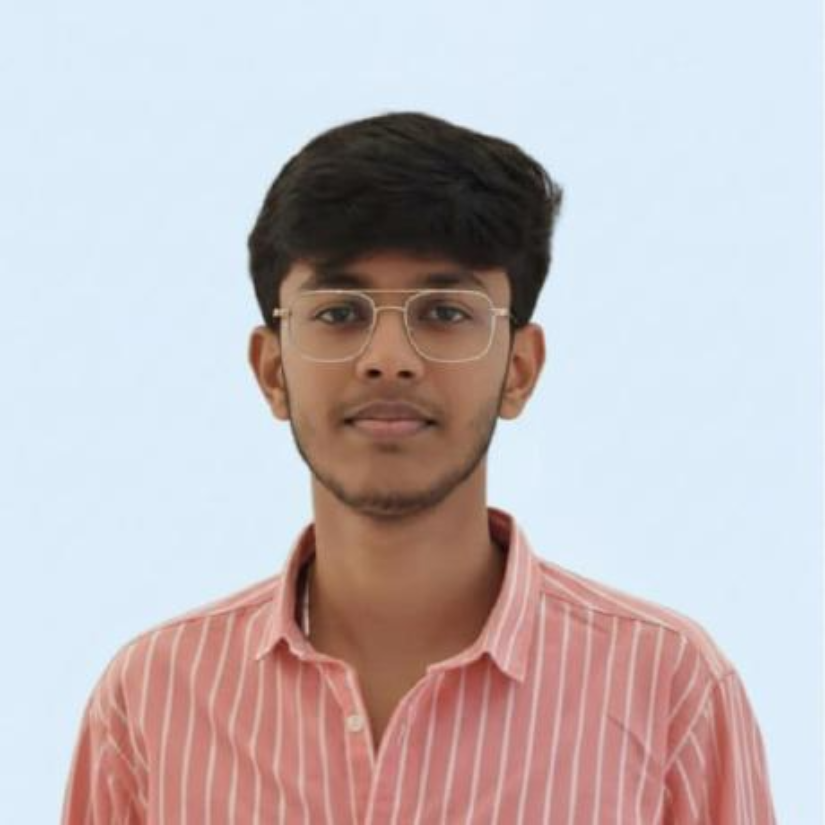
#> input picture source-photo.png, 825 x 825 px
$ python prep_photo.py
#> lines starting #> are read from the running program, lines starting #| are printed output that depends on the picture; after the words box and inside, x2 and y2 are one past the last pixel; in counts of white or black regions, pixels touching at a corner belong together
"""
Prepare the profile photo for a clean ink-on-paper ASCII portrait:
  1. cut the subject out of the plain backdrop (OpenCV GrabCut, no model download)
  2. bilateral-smooth skin and shirt texture while keeping edges sharp
  3. stretch tones so skin lands light and hair / beard stay dark
  4. darken the outlines (difference-of-gaussians ridges + Canny edges): eyes,
     glasses frame, brows, jaw and collar are thin strokes that plain luminance
     averaging washes out at ASCII resolution
  5. composite onto white and crop square around the head

Output: source-prepped.png (grayscale), consumed by make_ascii_svg.py.
Needs opencv-python, numpy and Pillow (run locally only when the photo changes).

    python scripts/prep_photo.py [input.png] [output.png]
"""
import os
import sys

import cv2
import numpy as np
from PIL import Image

HERE = os.path.dirname(os.path.abspath(__file__))
INP = sys.argv[1] if len(sys.argv) > 1 else os.path.join(HERE, "..", "source-photo.png")
OUT = sys.argv[2] if len(sys.argv) > 2 else os.path.join(HERE, "..", "source-prepped.png")

LINE_WEIGHT = 0.7   # how hard soft ridges are pushed toward black
EDGE_WEIGHT = 0.6   # how hard crisp edges (glasses, eyes, collar) are pushed

rgb = np.array(Image.open(INP).convert("RGB"))
H, W = rgb.shape[:2]
#> H = 825; W = 825
bgr = cv2.cvtColor(rgb, cv2.COLOR_RGB2BGR)

# 1. GrabCut seeded with a box around the person (photo is a centred head-and-shoulders shot)
mask = np.zeros((H, W), np.uint8)
rect = (int(W * 0.08), int(H * 0.08), int(W * 0.84), int(H * 0.92))
#> rect = (66, 66, 693, 759)
bgd, fgd = np.zeros((1, 65), np.float64), np.zeros((1, 65), np.float64)
cv2.grabCut(bgr, mask, rect, bgd, fgd, 6, cv2.GC_INIT_WITH_RECT)
alpha = np.where((mask == cv2.GC_FGD) | (mask == cv2.GC_PR_FGD), 255, 0).astype(np.uint8)
alpha = cv2.morphologyEx(alpha, cv2.MORPH_OPEN, np.ones((5, 5), np.uint8))
# keep the largest blob only
n, lab, stats, _ = cv2.connectedComponentsWithStats(alpha)
#> n = 2
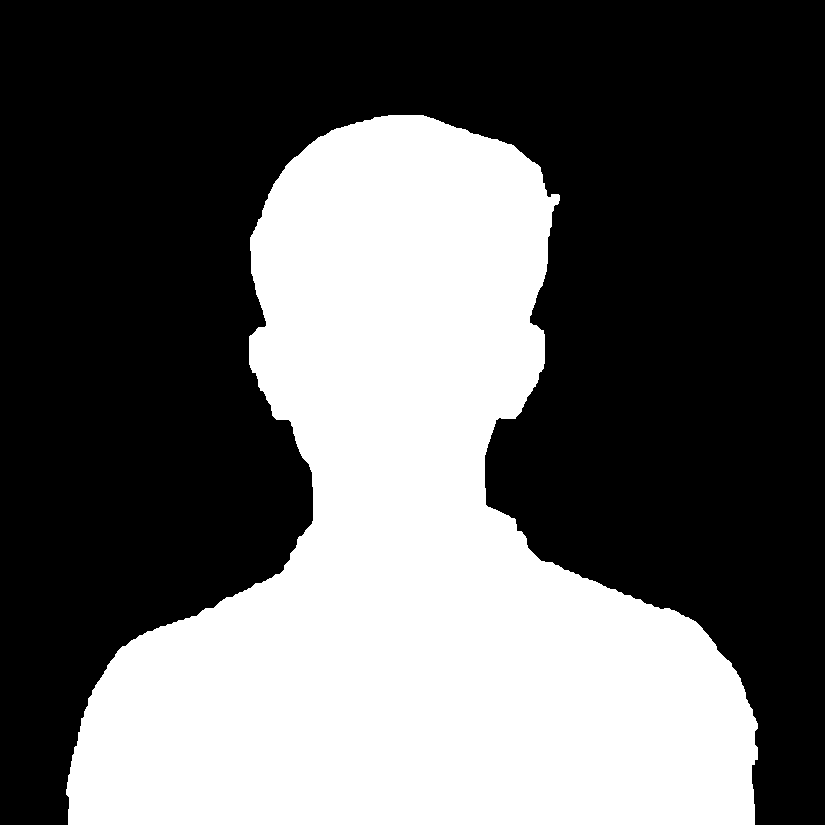
#> alpha: shape (825, 825); 38.8% white; 1 white region, box (x1, y1, x2, y2) and area: (66, 115, 758, 825) 263838
if n > 1:
    big = 1 + np.argmax(stats[1:, cv2.CC_STAT_AREA])
#> big = 1
    alpha = np.where(lab == big, 255, 0).astype(np.uint8)

gray = cv2.cvtColor(rgb, cv2.COLOR_RGB2GRAY)
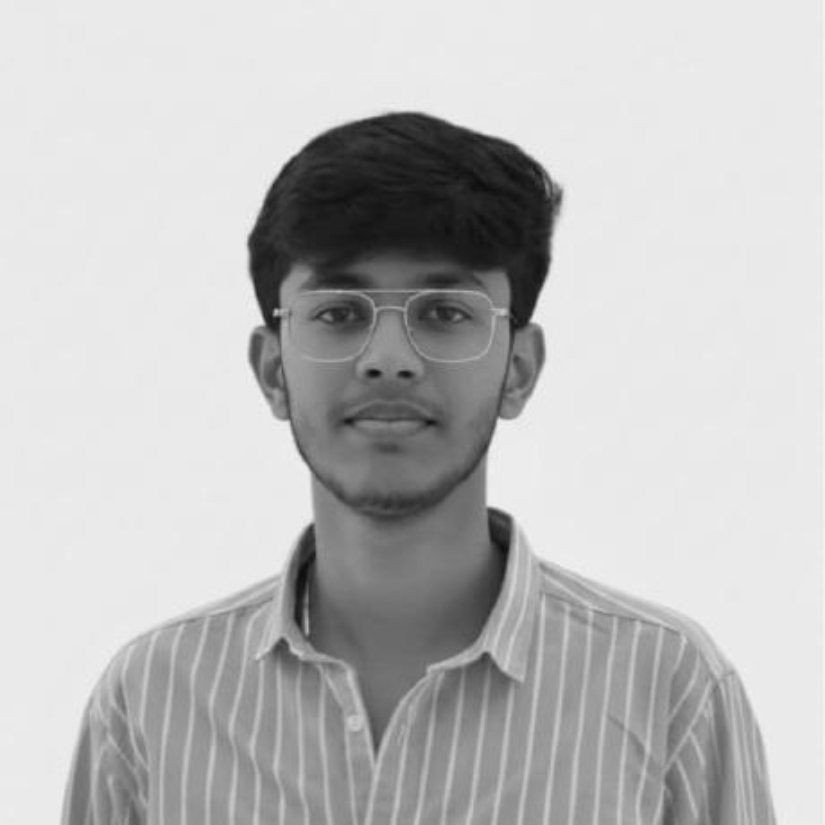
#> gray: shape (825, 825); min 12, max 243, mean 189.6
# local contrast so hair keeps its strands instead of collapsing to one dark block
gray = cv2.createCLAHE(clipLimit=3.0, tileGridSize=(8, 8)).apply(gray)

# 2. smooth texture, keep edges
smooth = gray
for _ in range(3):
    smooth = cv2.bilateralFilter(smooth, 9, 40, 9)
#> this loop made 3 passes
#> pass 3, `smooth = cv2.bilateralFilter(smooth, 9, 40, 9)`:
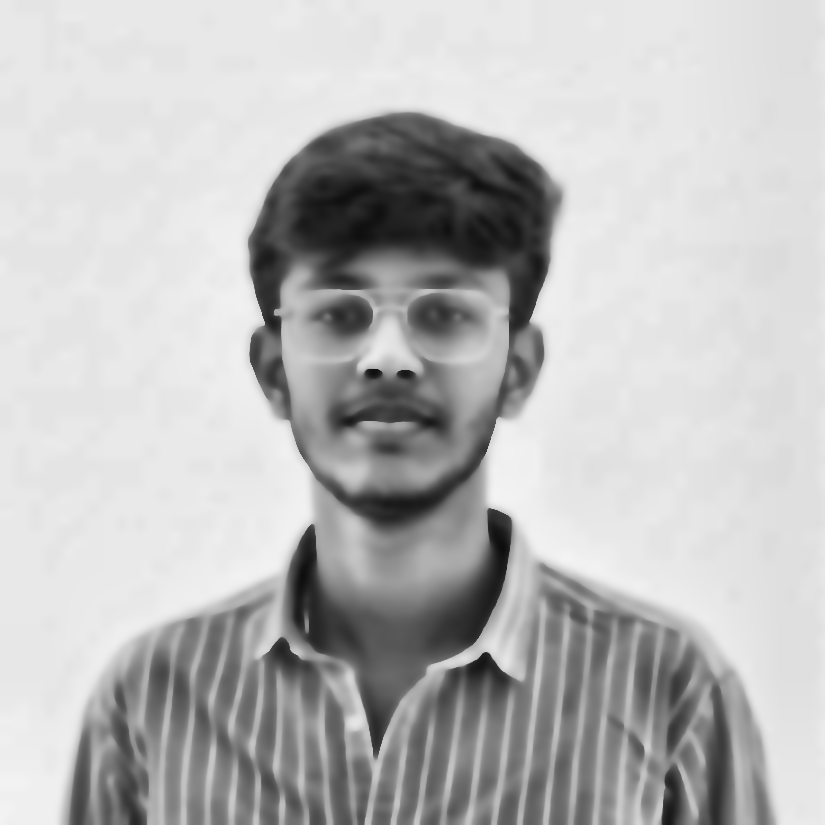
#> smooth: shape (825, 825); min 12, max 243, mean 186.6

# 3. tone stretch over the subject only
lo, hi = np.percentile(smooth[alpha > 128], [6, 70])
#> lo = 38; hi = 150
tone = np.clip((smooth.astype(np.float32) - lo) / (hi - lo), 0, 1)
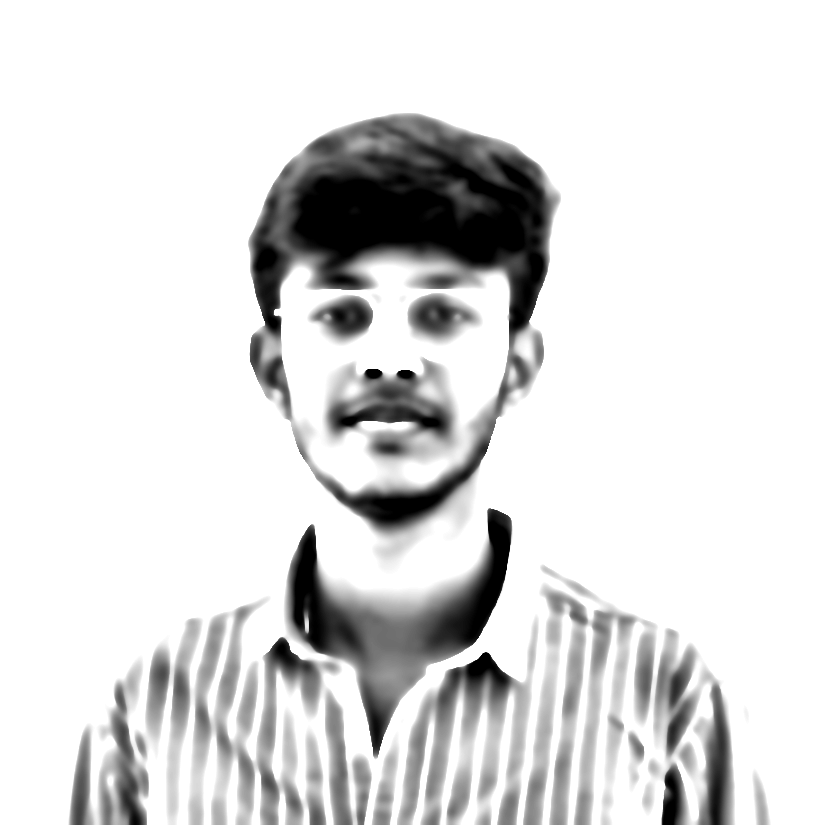
#> tone: shape (825, 825) float32; min 0, max 1, mean 0.867

# 4. outlines
fine = cv2.GaussianBlur(smooth, (0, 0), 1.6).astype(np.float32)
coarse = cv2.GaussianBlur(smooth, (0, 0), 6).astype(np.float32)
ridges = np.clip((coarse - fine) / 30.0, 0, 1)
edges = cv2.Canny(cv2.GaussianBlur(smooth, (0, 0), 1.2), 30, 80)
#> edges: shape (825, 825); 2.2% white in thin lines or dots, all inside (x1, y1, x2, y2) = (69, 112, 776, 825)
edges = cv2.GaussianBlur(cv2.dilate(edges, np.ones((2, 2), np.uint8)).astype(np.float32) / 255.0, (0, 0), 1.2)
out = np.clip(tone - LINE_WEIGHT * ridges - EDGE_WEIGHT * edges, 0, 1)
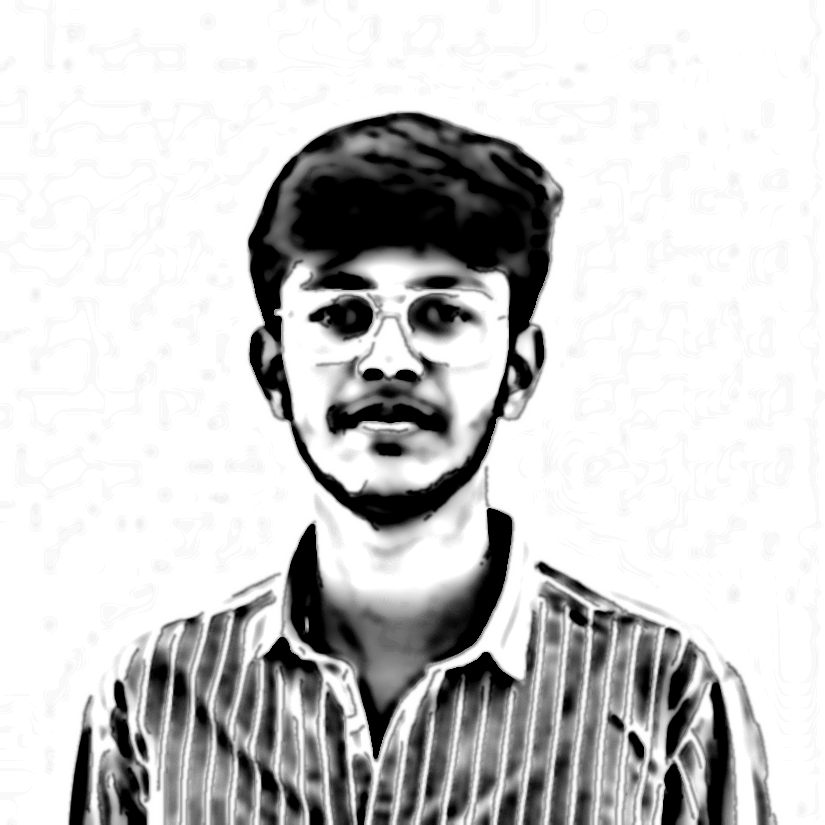
#> out: shape (825, 825) float32; min 0, max 1, mean 0.8

# silhouette outline so the head and shoulders read as a shape
sil = cv2.morphologyEx(alpha, cv2.MORPH_GRADIENT, np.ones((5, 5), np.uint8)).astype(np.float32) / 255.0
out = np.clip(out - 0.8 * cv2.GaussianBlur(sil, (0, 0), 1.0), 0, 1) * 255
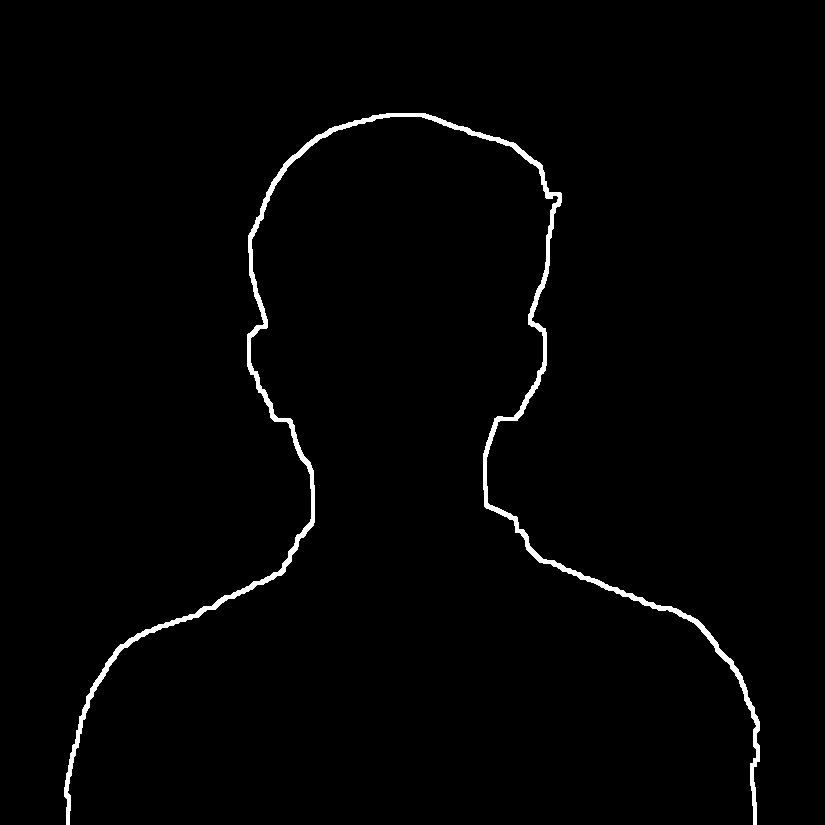
#> sil: shape (825, 825) float32; values 0 (black) and 1 (white), 1.5% white; 1 white region, box (x1, y1, x2, y2) and area: (64, 113, 760, 825) 9921

# 5. paste onto white, square crop around the head (top of hair to just under the collar)
m = cv2.GaussianBlur(alpha.astype(np.float32) / 255.0, (0, 0), 1.0)
out = out * m + 255.0 * (1.0 - m)

ys, xs = np.where(alpha > 20)
top = ys.min()
#> top = 115
side = int(H * 0.60)
#> side = 495
cx = int(np.median(xs[ys < top + side * 0.6]))
#> cx = 401
y0, x0 = max(top - int(side * 0.05), 0), cx - side // 2
#> y0 = 91; x0 = 154
canvas = np.full((side, side), 255, np.uint8)
sx0, sy0 = max(x0, 0), y0
#> sx0 = 154; sy0 = 91
sx1, sy1 = min(x0 + side, W), min(y0 + side, H)
canvas[sy0 - y0:sy1 - y0, sx0 - x0:sx1 - x0] = out[sy0:sy1, sx0:sx1].astype(np.uint8)
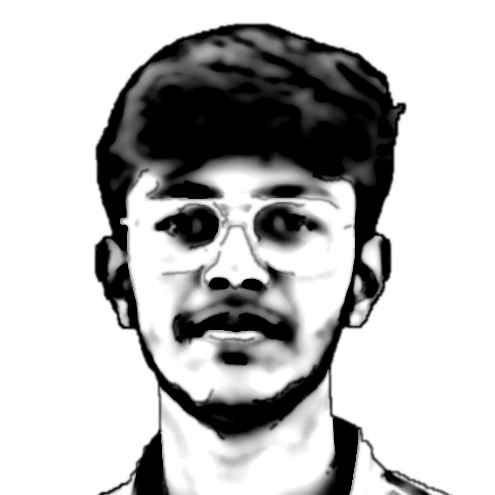
#> canvas: shape (495, 495); min 0, max 255, mean 188.4

Image.fromarray(canvas, mode="L").save(OUT)
print("wrote", OUT, canvas.shape)
#| wrote scripts/../source-prepped.png (495, 495)
